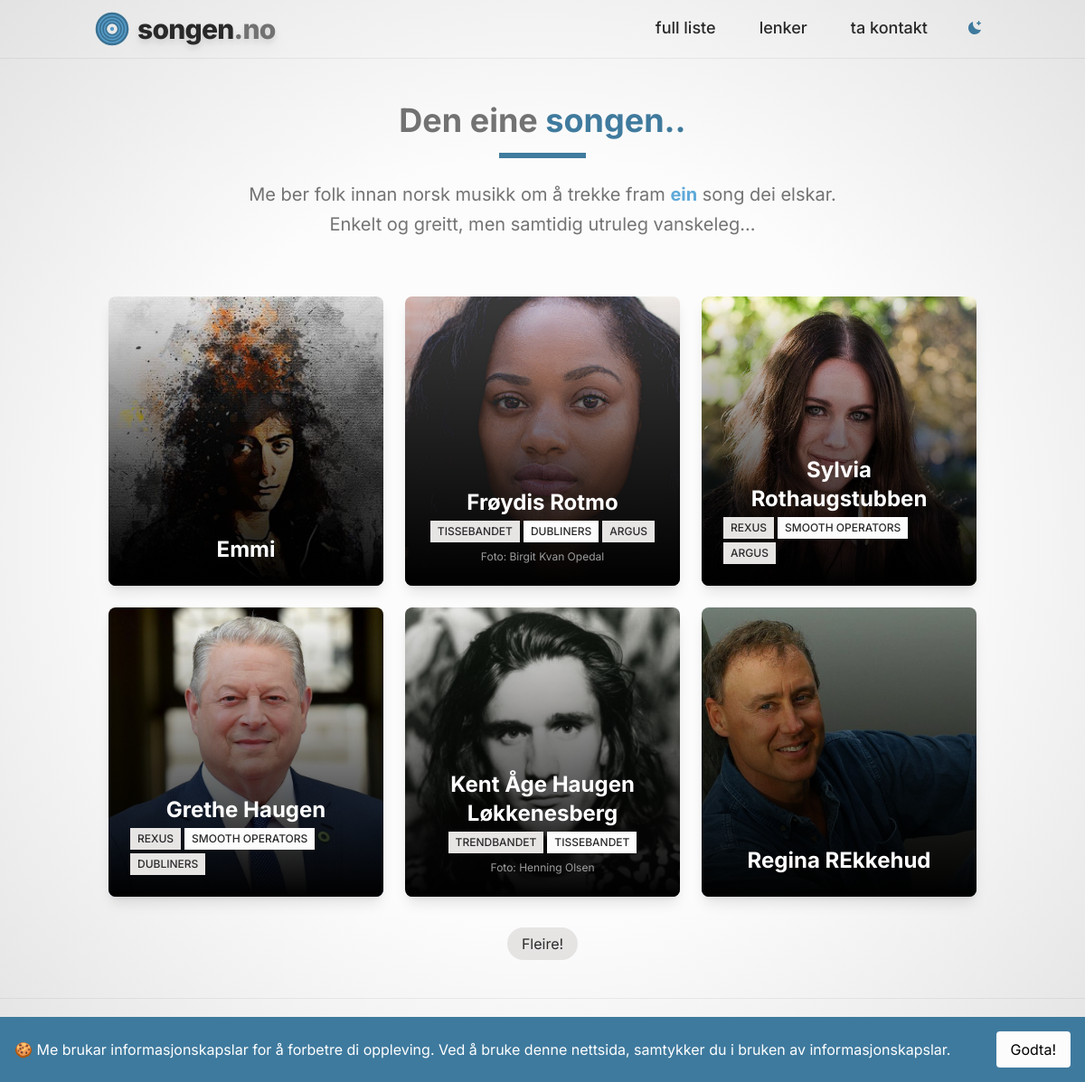
The page / on the database its author committed.
### app/models.py (models this page shows, shortened)
class Song(models.Model):
    musician = models.OneToOneField(Musician, on_delete=models.CASCADE)  # Link the Song to a Musician
    artist = models.CharField(max_length=200)  # Artist name of the song
    title = models.CharField(max_length=200)
    text = models.TextField()
    year = models.PositiveIntegerField(null=True, blank=True)
    album = models.CharField(max_length=200, blank=True, null=True)  # Not required
    image = models.ImageField(upload_to='song_images/', blank=True, null=True)  # Not required
    slug = models.SlugField(unique=True, blank=True, null=True)
    created_at = models.DateTimeField(auto_now_add=True)
    def get_absolute_url(self):
        return reverse('favourite_song', kwargs={'musician_slug': self.musician.slug, 'song_slug': self.slug})

class Musician(models.Model):
    name = models.CharField(max_length=200)
    bio = models.TextField()
    picture = models.ImageField(upload_to='musician_pics/', blank=True, null=True)
    picture_credit = models.CharField(max_length=255, blank=True, null=True)  # New field for picture credit
    slug = models.SlugField(blank=True)
    bands = models.ManyToManyField(Band, related_name='members', blank=True)

class Band(models.Model):
    name = models.CharField(max_length=200, unique=True)
    hashtag = models.CharField(max_length=100, unique=True, blank=True, null=True)

### app/views.py (the view)
# urls.py: path('', views.frontpage, name='frontpage'),
def frontpage(request):
    latest_songs = Song.objects.select_related('musician').order_by('-id')
    paginator = Paginator(latest_songs, 6)  # Show 6 items per page
    page_number = request.GET.get('page')
    page_obj = paginator.get_page(page_number)
    return render(request, 'frontpage.html', {'page_obj': page_obj})

### app/templates/frontpage.html (shortened to what this page needs)
{% extends "base.html" %}
{% block content %}
  <div class="container mx-auto px-4 py-12">
    <div class="text-center mb-12">
      <h1 class="text-4xl font-bold text-[var(--light-text)] mb-4">
        Den eine <span class="text-[var(--secondary-accent)]">songen..</span>
      </h1>
      <div class="w-24 h-1.5 bg-[var(--secondary-accent)] mx-auto mb-6"></div>
      <p class="text-xl text-[var(--light-text)] max-w-2xl mx-auto leading-relaxed">
        Me ber folk innan norsk musikk om å trekke fram <span class="text-[var(--primary-accent)] font-bold">ein</span> song dei elskar. Enkelt og greitt, men samtidig utruleg vanskeleg...
      </p>
    </div>
    <div class="max-w-6xl mx-auto p-4">
      <div class="grid grid-cols-1 sm:grid-cols-2 lg:grid-cols-3 gap-6">
        {% for song in page_obj %}
          {% if song.musician and song.musician.picture %}
            <a href="{{ song.get_absolute_url }}"
               class="block overflow-hidden rounded-lg shadow-lg transform transition duration-300">
              <div class="relative w-full h-80 group">
                <img src="{{ song.musician.picture.url }}"
                     alt="{{ song.musician.name }}"
                     class="w-full h-full object-cover absolute inset-0 group-hover:brightness-110 transition duration-300">
                <div class="absolute inset-0 bg-gradient-to-t from-black/100 via-black/50 to-transparent"></div>
                <div class="absolute inset-0 flex flex-col justify-end items-center p-6 text-[var(--highlighted-text)] z-10">
                  <h3 class="text-2xl font-bold text-center">{{ song.musician.name }}</h3>
                  {% if song.musician.bands.all %}
                    <p class="text-[var(--primary-text)] text-sm mt-1 opacity-100 text-center flex flex-wrap gap-1">
                      {% for band in song.musician.bands.all %}
                        <span class="inline-block px-2 py-1 text-xs font-medium {% if forloop.counter|divisibleby:2 %} bg-[var(--primary-background)]  {% else %} bg-[var(--contrast-background)]  {% endif %}">
                          {{ band.name|upper }}
                        </span>
                      {% endfor %}
                    </p>
                  {% endif %}
                  {% if song.musician.picture_credit %}
                    <p class="text-xs mt-2 text-[var(--photo-credit)]">Foto: {{ song.musician.picture_credit }}</p>
                  {% endif %}
                </div>
              </div>
            </a>
          {% endif %}
        {% empty %}
          <p class="text-gray-600 italic text-center col-span-3">Ingen sanger er lagt til enno.</p>
        {% endfor %}
      </div>
    </div>
    {% if page_obj.has_next %}
      <div class="text-center mt-6">
        <a href="?page={{ page_obj.next_page_number }}"
           class="text-[var(--primary-text)] hover:text-[var(--highlighted-text)] bg-[var(--contrast-background)] px-4 py-2 rounded-full hover:bg-[var(--secondary-accent)] transition duration-300">
          Fleire!
        </a>
      </div>
    {% endif %}
  </div>
{% endblock content %}

### app/templates/base.html (shortened to what this page needs)
{% load static %}
<!DOCTYPE html>
<html lang="en">
  <head>
    <script src="https://cdn.tailwindcss.com"></script>
    <link href="{% static 'css/styles.css' %}" rel="stylesheet" />
  </head>
  <body class="text-[var(--primary-background)] font-inter min-h-screen flex flex-col">
    <nav class="text-[var(--primary-accent)] border-b border-[var(--light-border)]">
      <div class="container mx-auto px-4">
        <div class="flex justify-between items-center h-16">
          <a class="text-4xl text-[var(--lighter-text)] hover:text-[var(--secondary-accent)] transition-colors duration-300 flex items-center space-x-2"
             href="{% url 'frontpage' %}">
            <span class="text-3xl font-extrabold tracking-tight text-[var(--primary-text)] drop-shadow-lg">
              songen<span class="text-[var(--light-text)]">.no</span>
            </span>
          </a>
          <div class="hidden lg:flex lg:items-center lg:space-x-6">
            <a class="text-lg font-medium text-[var(--primary-text)] hover:text-[var(--primary-accent)] transition-colors duration-300 px-3 py-2 rounded-md relative after:content-[''] after:block after:w-full after:h-[3px] after:bg-[var(--primary-accent)] after:opacity-0 hover:after:opacity-100 hover:after:h-[3px]"
               href="{% url 'musician_list' %}">full liste</a>
            <a class="text-lg font-medium text-[var(--primary-text)] hover:text-[var(--primary-accent)] transition-colors duration-300 px-3 py-2 rounded-md relative after:content-[''] after:block after:w-full after:h-[3px] after:bg-[var(--primary-accent)] after:opacity-0 hover:after:opacity-100 hover:after:h-[3px]"
               href="{% url 'links' %}">lenker</a>
            <a class="text-lg font-medium text-[var(--primary-text)] hover:text-[var(--primary-accent)] transition-colors duration-300 px-3 py-2 rounded-md relative after:content-[''] after:block after:w-full after:h-[3px] after:bg-[var(--primary-accent)] after:opacity-0 hover:after:opacity-100 hover:after:h-[3px]"
               href="{% url 'contact' %}">ta kontakt</a>
            <div class="flex flex-col justify-center ml-3">
              <label class="relative cursor-pointer p-2" for="theme-switch">
              </label>
            </div>
          </div>
        </div>
      </div>
    </nav>
    <main class="flex-grow">
      {% block content %}
      {% endblock content %}
    </main>
    <div id="cookieConsentBanner"
         class="fixed bottom-0 left-0 right-0 bg-[var(--secondary-accent)] text-white p-4 flex justify-between items-center text-md z-50">
      <div>
        <span>🍪 Me brukar informasjonskapslar for å forbetre di oppleving. Ved å bruke denne nettsida, samtykker du i bruken av informasjonskapslar.</span>
      </div>
      <button id="acceptCookies"
              class="bg-[var(--primary-background)] hover:-[var(--primary-accent)] text-black py-2 px-4 rounded">
        Godta!
      </button>
    </div>
    <footer class="text-[var(--light-text)] mt-auto border-t border-[var(--light-border)] ">
      <div class="container mx-auto px-4 py-8">
        <div class="flex flex-col md:flex-row justify-between items-center space-y-4 md:space-y-0">
          <div class="flex items-center space-x-4">
            <span class="text-[var(--secondary-accent)] font-bold text-xl">songen.no</span>
            <a href="{% url 'contact' %}" class="text-[var(--primary-text)]">
              <span class="hover:text-[var(--primary-accent)] transition-colors duration-300">Laga av Asle</span>
            </a>
          </div>
          <div class="flex space-x-6">
            <a href="{% url 'terms' %}"
               class="hover:text-[var(--primary-accent)] transition-colors duration-300">Vilkår for bruk</a>
          </div>
        </div>
      </div>
    </footer>
  </body>
</html>

### static/css/styles.css (style rules this page uses)
:root { --primary-background: #fcfcfc; --secondary-background: #f2f2f2; --contrast-background: #e7e4e4; --primary-accent: #5DA8D9; --secondary-accent: #3E7A9E; --primary-text: #292929; --light-text: #727272; --highlighted-text: #ffffff; --light-border: #ededed; --smooth-gray: #9c9c9c; --photo-credit: #9d9d9d; }
html, body { background: var(--primary-background); color: var(--primary-text); position: relative; transition: background-color 0.3s ease, color 0.3s ease; }
body::before { content: ""; position: absolute; inset: 0; background: radial-gradient(circle, rgba(255, 255, 255, 0.012) 50%, rgba(0, 0, 0, 0.1) 100%); pointer-events: none; }

### rows shown on the page
Song: musician.picture (picture), musician.name "Emmi"
Song: musician.picture (picture), musician.name "Frøydis Rotmo", musician.picture_credit "Birgit Kvan Opedal"
Band: name "TISSEBANDET"
Band: name "DUBLINERS"
Band: name "ARGUS"
Song: musician.picture (picture), musician.name "Sylvia Rothaugstubben"
Band: name "REXUS"
Band: name "SMOOTH OPERATORS"
Song: musician.picture (picture), musician.name "Grethe Haugen"
Song: musician.picture (picture), musician.name "Kent Åge Haugen Løkkenesberg", musician.picture_credit "Henning Olsen"
Band: name "TRENDBANDET"
Song: musician.picture (picture), musician.name "Regina REkkehud"
